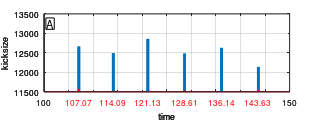

The MATLAB source for this figure:
%% Figure 6 stochastic kicks 
% note this code uses the "old" version of the underlying ODEs with seven
% variables. The resistance cells (the 4th variable) is set to 0 and left
% out of the model.

Ct = 7e7;
scale = [1*10^5, Ct, Ct, 1, 1, 1, 5*10^4];
IC0 = zeros(1,7);
IC0(2) = Ct;
titles = ["Viral Load x1e5", "Target Cells x7e7", "Infected Cells x7e7", "Interferon", "B-cells", "Antibodies x5e4"];


%% 6A - one simulation just viral load
%load previously done simulation
%over all basic structure of plot
load('figure_6_stochastic_example.mat')
ax=axes();
plot(ts,YS(:,1),'LineWidth',2)
axis([100 150 11500 13500])
grid on
xticks(100:5:150)
xticklabels({"100","","","","","","","","","","150"})
yticks(11500:500:13500)
yticklabels({"11500","12000","12500","13000","13500"})
xlabel('time','Fontsize',6)
ylabel('kicksize','Fontsize',6)
set(gca,'FontSize',6)
text(100.5,13250,'A','EdgeColor','k','fontsize',8,'Margin',0.5)
hold on
%% add red ticks at kick times
myTick = [107.07,114.09,121.13,128.61,136.14,143.63];

%ax2
ax2 = axes();
axis([100 150 11500 13500])
yticks(11500:500:13500)
yticklabels({"11500","12000","12500","13000","13500"})

ylabel('kicksize','Fontsize',6)
set(gca,'FontSize',6)
set(ax2, 'XTick', myTick);
set(ax2, 'XColor', 'r');
xlabel('time','Fontsize',6,'Color','k')
set(ax2, 'FontSize',6);


%% cover up red axis with a black axis
%ax3
ax3 = axes();
axis([100 150 11500 13500])
xticks(100:5:150)
xticklabels({"100","","","","","","","","","","150"})
yticks(11500:500:13500)
yticklabels({"11500","12000","12500","13000","13500"})
xlabel('time','Fontsize',6)
ylabel('kicksize','Fontsize',6)
set(gca,'FontSize',6)
%link axes
linkaxes([ax ax2 ax3]);
set([ax2 ax3], 'XLim', xlim(ax));
set([ax2 ax3], 'Color', 'none');

%% save to the right size
set(gcf,'PaperUnits','inches');
oldsizes = get(gcf,'PaperPosition');
% This returns [x y width height]
newwidth = 3.2;
newheight = 1/2*oldsizes(4)/oldsizes(3)*newwidth;
set(gcf,'PaperPosition',[0 0 newwidth newheight]);
print('-opengl','6A.eps','-depsc','-r300')